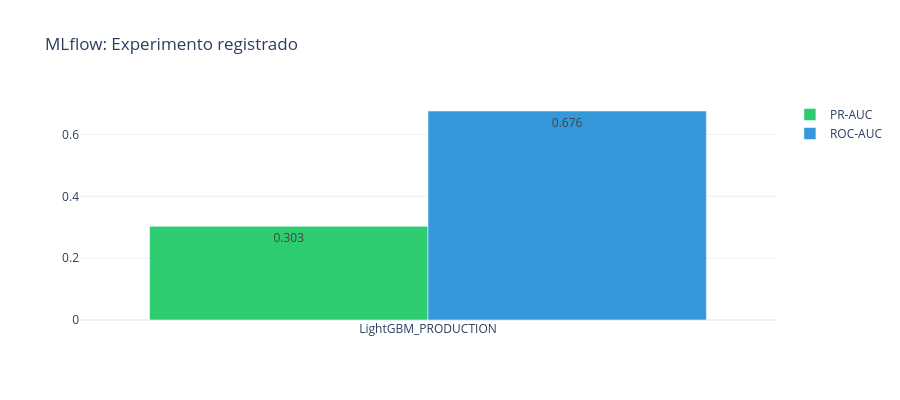

Source (notebook cell):
### Code cell
# Visualizar el experimento registrado
exp_df = pd.DataFrame([{
    'Modelo': experiment['name'],
    'PR-AUC': experiment['metrics']['pr_auc'],
    'ROC-AUC': experiment['metrics']['roc_auc']
}])

fig = go.Figure()
fig.add_trace(go.Bar(name='PR-AUC', x=exp_df['Modelo'], y=exp_df['PR-AUC'],
                     marker_color='#2ecc71', text=exp_df['PR-AUC'].round(3), textposition='auto'))
fig.add_trace(go.Bar(name='ROC-AUC', x=exp_df['Modelo'], y=exp_df['ROC-AUC'],
                     marker_color='#3498db', text=exp_df['ROC-AUC'].round(3), textposition='auto'))
fig.update_layout(title='MLflow: Experimento registrado', barmode='group', height=400)
fig.show()

### Figure 1 — Plotly figure (JSON) as saved in the notebook; plotly's stock layout.template omitted (floating-point values rounded to 4 significant figures)
{"data": [{"marker": {"color": "#2ecc71"}, "name": "PR-AUC", "text": [0.303], "textposition": "auto", "type": "bar", "x": ["LightGBM_PRODUCTION"], "y": [0.3028]}, {"marker": {"color": "#3498db"}, "name": "ROC-AUC", "text": [0.676], "textposition": "auto", "type": "bar", "x": ["LightGBM_PRODUCTION"], "y": [0.6758]}], "layout": {"barmode": "group", "height": 400, "title": {"text": "MLflow: Experimento registrado"}}}
